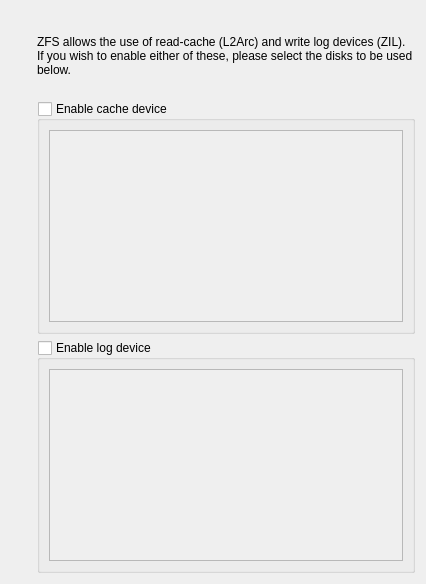
  <widget class="QWizardPage" name="Page_ZFS2">
   <layout class="QGridLayout" name="gridLayout_6">
    <item row="0" column="0" rowspan="5">
     <layout class="QVBoxLayout" name="verticalLayout_11">
      <item>
       <widget class="QLabel" name="label_23">
        <property name="sizePolicy">
         <sizepolicy hsizetype="Fixed" vsizetype="Fixed">
          <horstretch>0</horstretch>
          <verstretch>0</verstretch>
         </sizepolicy>
        </property>
        <property name="maximumSize">
         <size>
          <width>55</width>
          <height>55</height>
         </size>
        </property>
        <property name="text">
         <string/>
        </property>
        <property name="pixmap">
         <pixmap resource="sysinstaller.qrc">:/modules/images/disk.png</pixmap>
        </property>
        <property name="scaledContents">
         <bool>true</bool>
        </property>
        <property name="alignment">
         <set>Qt::AlignCenter</set>
        </property>
       </widget>
      </item>
      <item>
       <spacer name="verticalSpacer_33">
        <property name="orientation">
         <enum>Qt::Vertical</enum>
        </property>
        <property name="sizeHint" stdset="0">
         <size>
          <width>20</width>
          <height>40</height>
         </size>
        </property>
       </spacer>
      </item>
     </layout>
    </item>
    <item row="0" column="1">
     <spacer name="verticalSpacer_38">
      <property name="orientation">
       <enum>Qt::Vertical</enum>
      </property>
      <property name="sizeType">
       <enum>QSizePolicy::Fixed</enum>
      </property>
      <property name="sizeHint" stdset="0">
       <size>
        <width>378</width>
        <height>18</height>
       </size>
      </property>
     </spacer>
    </item>
    <item row="1" column="1">
     <widget class="QLabel" name="label_18">
      <property name="sizePolicy">
       <sizepolicy hsizetype="MinimumExpanding" vsizetype="Preferred">
        <horstretch>0</horstretch>
        <verstretch>0</verstretch>
       </sizepolicy>
      </property>
      <property name="text">
       <string>ZFS allows the use of read-cache (L2Arc) and write log devices (ZIL). If you wish to enable either of these, please select the disks to be used below. </string>
      </property>
      <property name="wordWrap">
       <bool>true</bool>
      </property>
     </widget>
    </item>
    <item row="2" column="1">
     <spacer name="verticalSpacer_34">
      <property name="orientation">
       <enum>Qt::Vertical</enum>
      </property>
      <property name="sizeType">
       <enum>QSizePolicy::Fixed</enum>
      </property>
      <property name="sizeHint" stdset="0">
       <size>
        <width>20</width>
        <height>18</height>
       </size>
      </property>
     </spacer>
    </item>
    <item row="3" column="1">
     <widget class="QGroupBox" name="groupZFSCache">
      <property name="title">
       <string>Enable cache device</string>
      </property>
      <property name="checkable">
       <bool>true</bool>
      </property>
      <property name="checked">
       <bool>false</bool>
      </property>
      <layout class="QGridLayout" name="gridLayout_14">
       <item row="0" column="0">
        <widget class="QListWidget" name="listZFSCache"/>
       </item>
      </layout>
     </widget>
    </item>
    <item row="4" column="1">
     <widget class="QGroupBox" name="groupZFSLog">
      <property name="title">
       <string>Enable log device</string>
      </property>
      <property name="checkable">
       <bool>true</bool>
      </property>
      <property name="checked">
       <bool>false</bool>
      </property>
      <layout class="QGridLayout" name="gridLayout_15">
       <item row="0" column="0">
        <widget class="QListWidget" name="listZFSLog"/>
       </item>
      </layout>
     </widget>
    </item>
   </layout>
  </widget>
